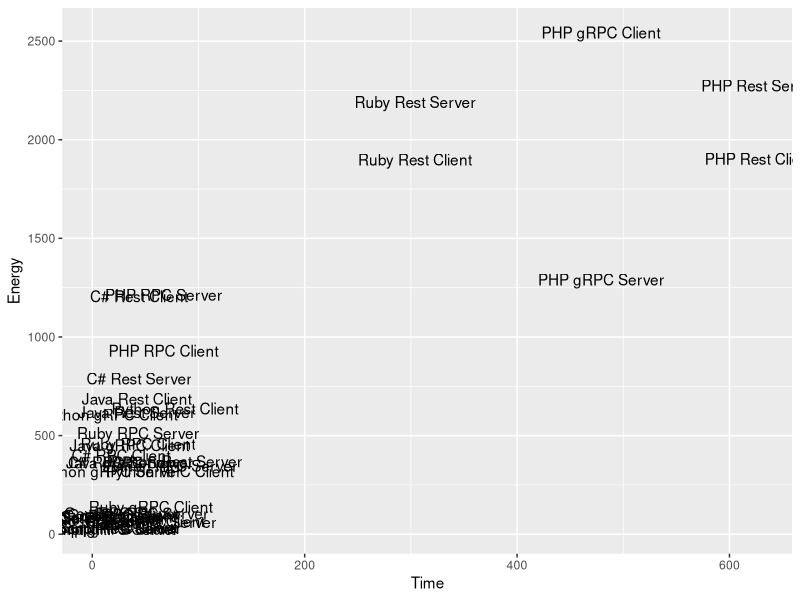
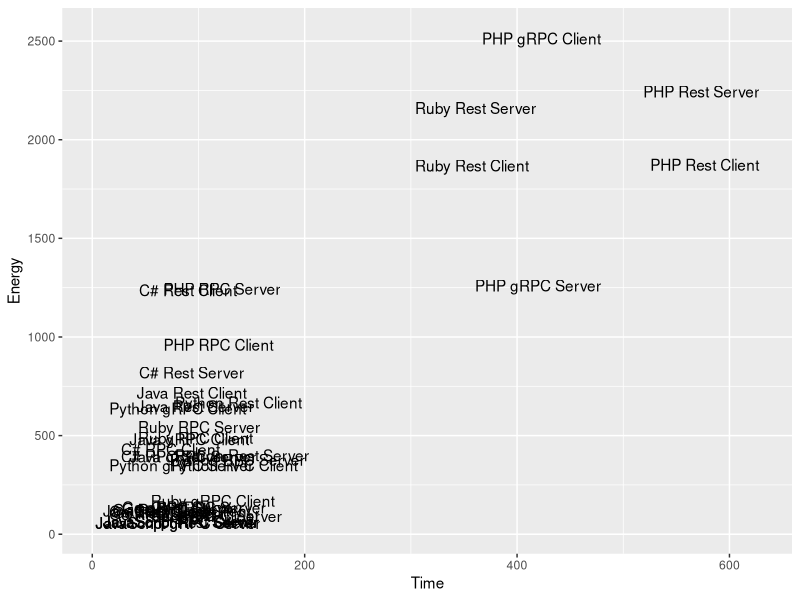

The R script that drew these images, in order:
library("ggplot2")

df <- data.frame(
  Time = c(55, 55,# C# gRPC
           27, 27,# C# RPC
           44, 44, # C# Rest
           28, 28, # Go gRPC
           16, 16, # Go RPC
           19, 19, # Go Rest
           35, 35, # Java gRPC
           42, 42, # Java Rest
           3, 3, # JavaScript gRPC
           10, 10, # JavaScript RPC
           10, 10, # JavaScript Rest
           479, 479, # PHP gRPC
           67, 67, # PHP RPC
           628, 628, # PHP Rest 
           16, 16, # Python gRPC
           73, 73, # Python RPC
           78, 78, # Python Rest
           55, 55, # Ruby gRPC
           43, 43, # Ruby RPC
           304, 304 #  Ruby Rest
           ),
  Energy = c(65.6, 105.2, # C# gRPC
             399.9, 364,# C# RPC
             1206.6, 789.4, # C# Rest
             99, 105.8, # Go gRPC
             84.8, 70.4, # Go RPC
             94.1, 79, # Go Rest
             451.5, 364, # Java gRPC
             687, 617.8, # Java Rest
             28.2, 27, # JavaScript gRPC
             36.2, 32.3, # JavaScript RPC
             88.1, 31.4, # JavaScript Rest
             2543.9, 1291.3, # PHP gRPC
             930.5, 1214.6, # PHP RPC
             1903, 2274.5, # PHP Rest
             606.7, 319.5, # Python gRPC
             319.5, 347, # Python RPC
             637, 370, # Python Rest
             139.4, 61.6, # Ruby gRPC
             458.2, 513.5, # Ruby RPC
             1899.2, 2191.2 # Ruby Rest
             ),
  text = c(
    "C# gRPC Client", "C# gRPC Server", 
    "C# RPC Client", "C# RPC Server",
    "C# Rest Client", "C# Rest Server",
    "Go gRPC Client", "Go gRPC Server",
    "Go RPC Client", "Go RPC Server",
    "Go Rest Client", "Go Rest Server",
    "Java gRPC Client", "Java gRPC Server",
    "Java Rest Client", "Java Rest Server",
    "JavaScript gRPC Client", "JavaScript gRPC Server",
    "JavaScript RPC Client", "JavaScript RPC Server",
    "JavaScript Rest Client", "JavaScript Rest Server",
    "PHP gRPC Client", "PHP gRPC Server",
    "PHP RPC Client", "PHP RPC Server",
    "PHP Rest Client", "PHP Rest Server",
    "Python gRPC Client", "Python gRPC Server",
    "Python RPC Client", "Python RPC Server",
    "Python Rest Client", "Python Rest Server",
    "Ruby gRPC Client", "Ruby gRPC Server",
    "Ruby RPC Client", "Ruby RPC Server",
    "Ruby Rest Client", "Ruby Rest Server"
  )
)
ggtitle("Energy-Delay Comparison of Intel Platform Implementations")
ggplot(df, aes(Time, Energy)) + geom_text(aes(label = text))
ggplot(df, aes(Time, Energy)) + geom_text(aes(label = text), vjust = "inward", hjust = "inward")
pdf("~/ggplot.pdf")
print(ggplot)
dev.off()
